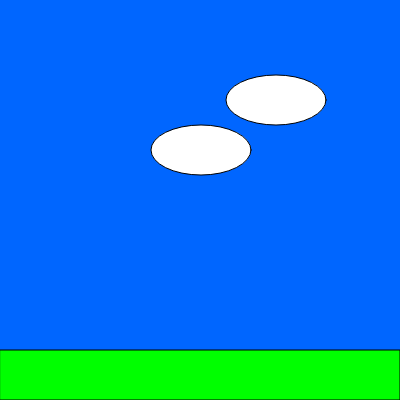
Frame 1 (no input)
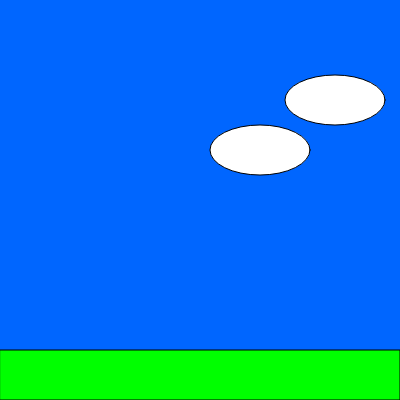
Frame 60 (no input)
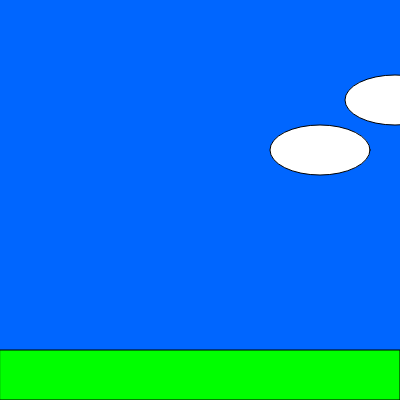
Frame 120 (the mouse pressed at the canvas centre since frame 60)

The p5.js sketch that drew these frames (run headless with seeded random() and noise() and a simulated clock; from frame 60 on, the mouse is pressed at the canvas centre):

// p5.js sketch
// ── sketch.js
// ANIMATE CLOUDS START

var cloud1 = {
    x: 200,
    y: 150,
    w: 100,
    h: 50
}

var cloud2 = {
    x: 275,
    y: 100,
    w: 100,
    h: 50
}

function setup() {
    createCanvas(400, 400);
}

function draw() {
    // RUN LOGIC
    // Move cloud1 to the right
    cloud1.x -= -1;
    // When cloud1 is off the screen, teleport to random height on the other
    // side of the screen.
    if (cloud1.x + (cloud1.w / 2) > 500) {
        cloud1.x = width - 450;
        cloud1.y = random(0, 250);
    }

    // RUN LOGIC
    // Move cloud2 to the right
    cloud2.x -= -1;
    // When cloud2 is off the screen, teleport to random height on the other
    // side of the screen.
    if (cloud2.x + (cloud2.w / 2) > 500) {
        cloud2.x = width - 450;
        cloud2.y = random(0, 250);
    }

    // DRAW FRAME
    background(0, 102, 255); // Blue Sky
    fill(0, 255, 0); // Green
    rect(0, 350, width, 50); // Ground
    fill(255); // White
    ellipse(cloud1.x, cloud1.y, cloud1.w, cloud1.h); // Cloud #1
    ellipse(cloud2.x, cloud2.y, cloud2.w, cloud2.h); // Cloud #2	
}
